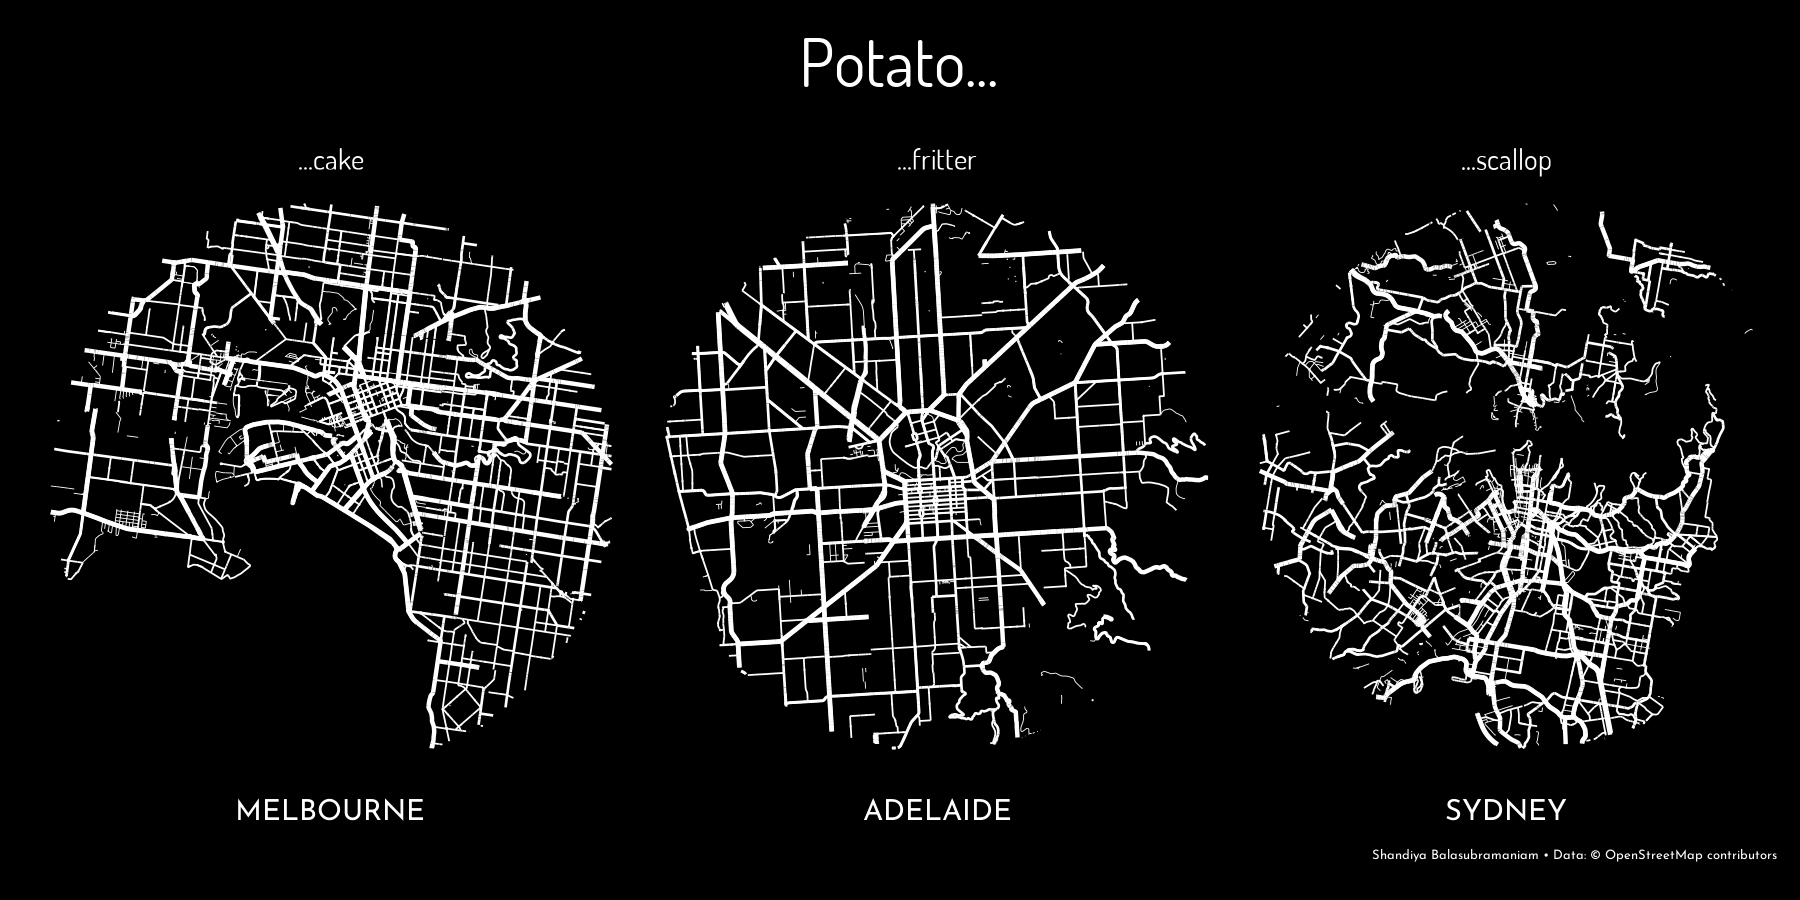

Reproduce this figure in R.

# 30DayMapChallenge Day 9: Monochrome - Potato cake/fritter/scallop
# Shandiya Balasubramaniam
# 9 November 2021

library(here)
library(osmextract)
library(dplyr)
library(ggplot2)
library(sf)
library(showtext)
library(patchwork)


# get city maps

melb <- oe_get("Melbourne", query = "SELECT highway, geometry FROM 'lines'")
adelaide <- oe_get("Adelaide", query = "SELECT highway, geometry FROM 'lines'")
sydney <- oe_get("Sydney", query = "SELECT highway, geometry FROM 'lines'")

# filter to roads only

road_types <- c("primary", "secondary", "tertiary", "unclassified")
melb_roads <- melb %>% 
  filter(highway %in% road_types) 
adel_roads <- adelaide %>% 
  filter(highway %in% road_types)
syd_roads <- sydney %>% 
  filter(highway %in% road_types)

# central points (from google)

centres <- data.frame(
  city = c("melb", "adelaide", "sydney"),
  latitude = c(-37.840935, -34.921230, -33.865143), 
  longitude = c(144.946457, 138.599503, 151.209900)
)
centres_sf <- st_as_sf(centres, coords = c("longitude", "latitude"), crs = 4326)

# 10 km buffers around each central point

buffers <- centres_sf %>% 
  mutate(buff_geom = st_buffer(geometry, 10000))

# intersections

melb_int <- st_intersection(melb_roads, buffers$buff_geom[1])
adel_int <- st_intersection(adel_roads, buffers$buff_geom[2])
syd_int <- st_intersection(syd_roads, buffers$buff_geom[3])

# potato data at https://tinyurl.com/22e97fjx

# plot

font_add_google("Josefin Sans", "josefin")
font_add_google("Dosis", "dosis")
showtext_auto()

mp <- ggplot() +
  geom_sf(data = melb_int,
          aes(size = highway),
          colour = "white") +
  scale_size_manual(values = c(0.5, 0.3, 0.2, 0.1)) +
  coord_sf() +
  labs(title = "...cake", caption = "MELBOURNE") +
  theme_void() +
  theme(legend.position = "none",
        plot.background = element_rect(fill = 'black', colour = 'black'),
        panel.background = element_rect(fill = 'black', colour = 'black'),
        plot.caption = element_text(
          family = "josefin",
          colour = "white",
          hjust = 0.5, 
          size = rel(2)),
        plot.title = element_text(
          family = "dosis",
          colour = "white",
          hjust = 0.5, 
          size = rel(2))) 

ap <- ggplot() +
  geom_sf(data = adel_int,
          aes(size = highway),
          colour = "white") +
  scale_size_manual(values = c(0.5, 0.3, 0.2, 0.1)) +
  coord_sf() +
  labs(title = "...fritter", caption = "ADELAIDE") +
  theme_void() +
  theme(legend.position = "none",
        plot.background = element_rect(fill = 'black', colour = 'black'),
        panel.background = element_rect(fill = 'black', colour = 'black'),
        plot.caption = element_text(
          family = "josefin",
          colour = "white",
          hjust = 0.5, 
          size = rel(2)),
        plot.title = element_text(
          family = "dosis",
          colour = "white",
          hjust = 0.5, 
          size = rel(2))) 

sp <- ggplot() +
  geom_sf(data = syd_int,
          aes(size = highway),
          colour = "white") +
  scale_size_manual(values = c(0.5, 0.3, 0.2, 0.1)) +
  coord_sf() +
  labs(title = "...scallop", caption = "SYDNEY") +
  theme_void() +
  theme(legend.position = "none",
        plot.background = element_rect(fill = 'black', colour = 'black'),
        panel.background = element_rect(fill = 'black', colour = 'black'),
        plot.caption = element_text(
          family = "josefin",
          colour = "white",
          hjust = 0.5, 
          size = rel(2)),
        plot.title = element_text(
          family = "dosis",
          colour = "white",
          hjust = 0.5, 
          size = rel(2)))

patch <- mp + ap + sp

p <- patch + plot_annotation(
  title = "Potato...",
  caption = "Shandiya Balasubramaniam • Data: © OpenStreetMap contributors",
  theme = theme(
    plot.title = element_text(size = 50, hjust = 0.5, family = "dosis", colour = "white"),
    plot.caption = element_text(size = 10, family = "josefin", colour = "white"),
    plot.background = element_rect(colour = 'black', fill = "black")
    )
  )

ggsave(here("submissions", "09_monochrome", "09_monochrome.png"), 
       p, dpi = 300, type = "cairo", width = 6, height = 3, units = "in")
